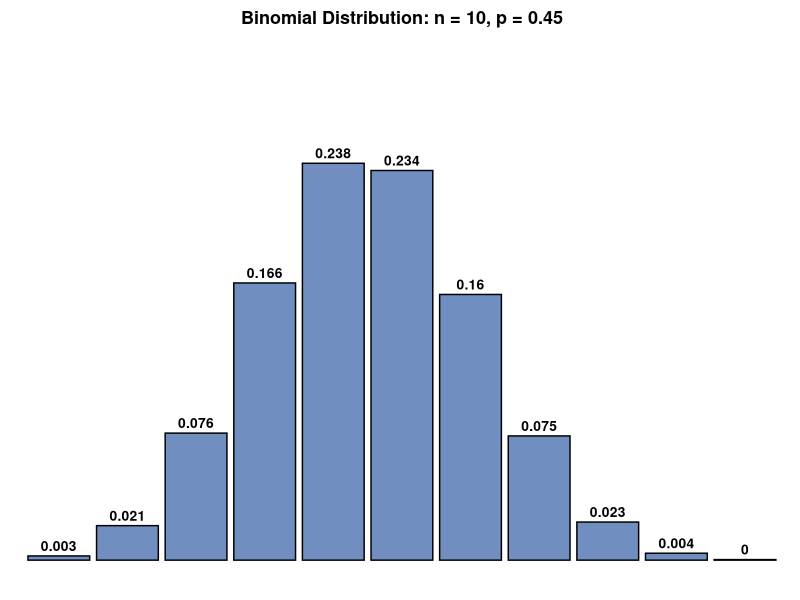
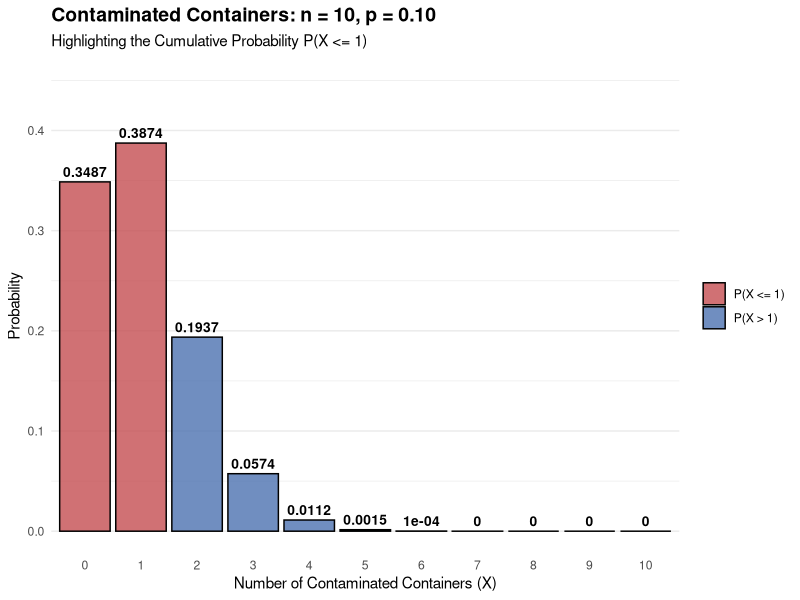
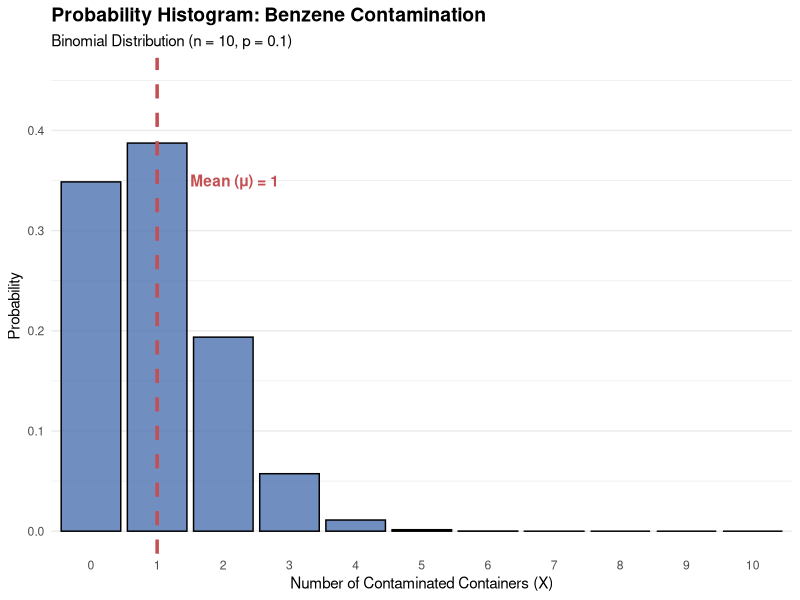
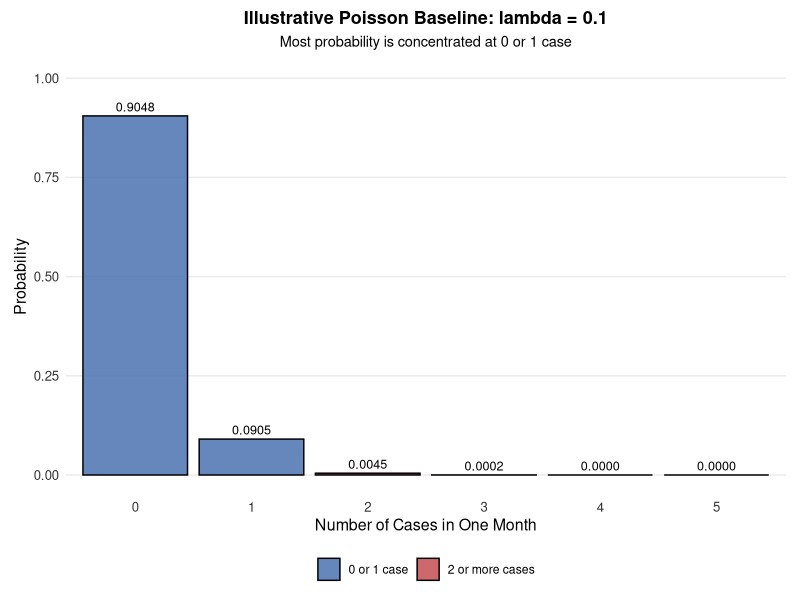

Recreate these plots in R, in order.
## ---- chunk 1
knitr::opts_chunk$set(
  echo = TRUE,
  warning = FALSE,
  message = FALSE,
  error = FALSE,
  fig.align = "center", 
  fig.width = 6, 
  fig.height = 4
)

library(ggplot2)
library(dplyr)
library(tidyr)
library(gridExtra)

set.seed(123)

lecture_theme <- theme_minimal(base_size = 11) +
  theme(
    plot.title = element_text(size = 13, face = "bold", hjust = 0.5),
    axis.title = element_blank(),
    axis.text = element_blank(),
    panel.grid = element_blank(),
    plot.background = element_rect(fill = "white", colour = NA),
    panel.background = element_rect(fill = "white", colour = NA),
    plot.margin = margin(8, 10, 8, 10)
  )

# A second theme for ordinary statistical charts. Unlike the diagram theme
# above, this keeps axis labels, tick marks and a light major grid visible.
lecture_chart_theme <- theme_minimal(base_size = 11) +
  theme(
    plot.title = element_text(size = 13, face = "bold", hjust = 0.5),
    plot.subtitle = element_text(size = 10.5, hjust = 0.5),
    axis.title = element_text(size = 11.5),
    axis.text = element_text(size = 9.5, colour = "#333333"),
    panel.grid.minor = element_blank(),
    plot.background = element_rect(fill = "white", colour = NA),
    panel.background = element_rect(fill = "white", colour = NA),
    plot.margin = margin(8, 10, 8, 10)
  )

save_plot <- function(filename, plot, width, height) {
  ggsave(filename = filename, plot = plot, width = width, height = height, units = "in", dpi = 300, bg = "white")
}

# =============================================================
# 1. Introduction to Binomial Distributions (Discrete Bars)
# =============================================================
n_trials <- 10
p_success <- 0.45
x_vals <- 0:n_trials
df_binom <- data.frame(
  Successes = x_vals,
  Probability = dbinom(x_vals, size = n_trials, prob = p_success)
)

p_binom_intro <- ggplot(df_binom, aes(x = factor(Successes), y = Probability)) +
  geom_bar(stat = "identity", fill = "#4C72B0", color = "black", alpha = 0.8) +
  geom_text(aes(label = round(Probability, 3)), vjust = -0.5, size = 3.5, fontface = "bold") +
  scale_y_continuous(limits = c(0, 0.3)) +
  labs(
    title = "Binomial Distribution: n = 10, p = 0.45",
    x = "Number of Successes (X)",
    y = "Probability"
  ) +
  lecture_theme +
  theme(panel.grid.major.x = element_blank())

save_plot("fig_ch12_binomial_intro.png", p_binom_intro, width = 7, height = 4)

# =============================================================
# 2. Visualization for Example 12.5 (Pharmaceutical Containers)
# =============================================================
n_pharma <- 10
p_pharma <- 0.1
x_pharma <- 0:n_pharma

df_pharma <- data.frame(
  Successes = x_pharma,
  Probability = dbinom(x_pharma, size = n_pharma, prob = p_pharma),
  # Create a category to color-code the cumulative area P(X <= 1)
  Category = ifelse(x_pharma <= 1, "P(X <= 1)", "P(X > 1)")
)

p_pharma_plot <- ggplot(df_pharma, aes(x = factor(Successes), y = Probability, fill = Category)) +
  geom_bar(stat = "identity", color = "black", alpha = 0.8) +
  scale_fill_manual(values = c("P(X <= 1)" = "#C44E52", "P(X > 1)" = "#4C72B0")) +
  geom_text(aes(label = round(Probability, 4)), vjust = -0.5, size = 3.5, fontface = "bold") +
  scale_y_continuous(limits = c(0, 0.45)) +
  labs(
    title = "Contaminated Containers: n = 10, p = 0.10",
    subtitle = "Highlighting the Cumulative Probability P(X <= 1)",
    x = "Number of Contaminated Containers (X)",
    y = "Probability"
  ) +
  theme_minimal() +
  theme(
    legend.title = element_blank(),
    panel.grid.major.x = element_blank(),
    plot.title = element_text(face = "bold", size = 14)
  )

ggsave("fig_ch12_pharma_binom.png", p_pharma_plot, width = 8, height = 5)

# =============================================================
# 3. Binomial Mean and Standard Deviation (Example 12.6)
# =============================================================
library(ggplot2)

n_contam <- 10
p_contam <- 0.1
x_contam <- 0:n_contam

# Calculate mean and sd
mu_contam <- n_contam * p_contam

df_contam <- data.frame(
  Successes = x_contam,
  Probability = dbinom(x_contam, size = n_contam, prob = p_contam)
)

p_binom_mean <- ggplot(df_contam, aes(x = factor(Successes), y = Probability)) +
  geom_bar(stat = "identity", fill = "#4C72B0", color = "black", alpha = 0.8) +
  # Add a vertical dashed line to represent the mean
  geom_vline(xintercept = which(x_contam == mu_contam), linetype = "dashed", color = "#C44E52", size = 1.2) +
  annotate("text", x = which(x_contam == mu_contam) + 0.5, y = 0.35, 
           label = paste("Mean (μ) =", mu_contam), color = "#C44E52", fontface = "bold", hjust = 0) +
  scale_y_continuous(limits = c(0, 0.45)) +
  labs(
    title = "Probability Histogram: Benzene Contamination",
    subtitle = "Binomial Distribution (n = 10, p = 0.1)",
    x = "Number of Contaminated Containers (X)",
    y = "Probability"
  ) +
  theme_minimal() +
  theme(
    panel.grid.major.x = element_blank(),
    plot.title = element_text(face = "bold", size = 14)
  )

ggsave("fig_ch12_binom_mean.png", p_binom_mean, width = 8, height = 5)

# =============================================================
# 4. Poisson illustration for the surveillance examples
# =============================================================
lambda_mumps <- 0.1
x_pois <- 0:5
df_pois <- data.frame(
  Cases = x_pois,
  Probability = dpois(x_pois, lambda = lambda_mumps),
  Category = ifelse(x_pois <= 1, "0 or 1 case", "2 or more cases")
)

p_poisson_mumps <- ggplot(
  df_pois,
  aes(x = factor(Cases), y = Probability, fill = Category)
) +
  geom_col(color = "black", alpha = 0.85) +
  geom_text(
    aes(label = sprintf("%.4f", Probability)),
    vjust = -0.45,
    size = 3.2
  ) +
  scale_fill_manual(values = c("0 or 1 case" = "#4C72B0", "2 or more cases" = "#C44E52")) +
  scale_y_continuous(limits = c(0, 1)) +
  labs(
    title = "Illustrative Poisson Baseline: lambda = 0.1",
    subtitle = "Most probability is concentrated at 0 or 1 case",
    x = "Number of Cases in One Month",
    y = "Probability"
  ) +
  lecture_chart_theme +
  theme(
    legend.title = element_blank(),
    legend.position = "bottom",
    panel.grid.major.x = element_blank()
  )

save_plot("fig_ch12_poisson_mumps.png", p_poisson_mumps, width = 7, height = 4)
## ---- chunk 2
# Exact binomial probability for two type O donations
prob_blood <- dbinom(x = 2, size = 5, prob = 0.45)
print(round(prob_blood, 4))
## ---- chunk 3
# Cumulative probability P(X <= 1) for n = 10 and p = 0.10
prob_pharma_cum <- pbinom(q = 1, size = 10, prob = 0.10)

# The same probability from two exact binomial masses
prob_pharma_manual <-
  dbinom(x = 0, size = 10, prob = 0.10) +
  dbinom(x = 1, size = 10, prob = 0.10)

print(round(prob_pharma_cum, 4))
print(round(prob_pharma_manual, 4))
## ---- chunk 4
# Probability of exactly one yellow seed
prob_lvl1 <- dbinom(x = 1, size = 4, prob = 0.25)
print(round(prob_lvl1, 4))
## ---- chunk 5
# Probability of exactly eight cured patients
prob_lvl2 <- dbinom(x = 8, size = 10, prob = 0.80)
print(round(prob_lvl2, 4))
## ---- chunk 6
# Probability of exactly five tagged fish
prob_lvl3 <- dbinom(x = 5, size = 15, prob = 0.30)
print(round(prob_lvl3, 4))
## ---- chunk 7
# Probability that the observed count equals the mean of one
prob_lvl4 <- dbinom(x = 1, size = 20, prob = 0.05)
print(round(prob_lvl4, 4))
## ---- chunk 8
# Probability of exactly 20 side effects after solving for p
prob_lvl5 <- dbinom(x = 20, size = 100, prob = 0.20)
print(round(prob_lvl5, 4))
## ---- chunk 9
n <- 25
p <- 0.85
mean_calc <- n * p
var_calc <- n * p * (1 - p)
sd_calc <- sqrt(var_calc)
prob <- dbinom(x = 22, size = n, prob = p)

print(round(mean_calc, 4))
print(round(var_calc, 4))
print(round(sd_calc, 4))
print(round(prob, 4))
## ---- chunk 10
n <- 40
p <- 0.75
mean_calc <- n * p
var_calc <- n * p * (1 - p)
sd_calc <- sqrt(var_calc)
prob <- dbinom(x = 30, size = n, prob = p)

print(round(mean_calc, 4))
print(round(var_calc, 4))
print(round(sd_calc, 4))
print(round(prob, 4))
## ---- chunk 11
n <- 15
p <- 0.90
mean_calc <- n * p
var_calc <- n * p * (1 - p)
sd_calc <- sqrt(var_calc)
prob <- dbinom(x = 14, size = n, prob = p)

print(round(mean_calc, 4))
print(round(var_calc, 4))
print(round(sd_calc, 4))
print(round(prob, 4))
## ---- chunk 12
# P(X <= 1) for a Poisson model with lambda = 0.1
prob_mumps_1_cum <- ppois(q = 1, lambda = 0.1)

# The same probability from two exact Poisson masses
prob_mumps_1_manual <-
  dpois(x = 0, lambda = 0.1) +
  dpois(x = 1, lambda = 0.1)

print(round(prob_mumps_1_cum, 4))
print(round(prob_mumps_1_manual, 4))
## ---- chunk 13
# Upper-tail probability P(X >= 4)
prob_outbreak <- 1 - ppois(q = 3, lambda = 0.1)

# The same calculation using R's upper-tail option
prob_outbreak_alt <- ppois(
  q = 3,
  lambda = 0.1,
  lower.tail = FALSE
)

print(prob_outbreak)
print(prob_outbreak_alt)
